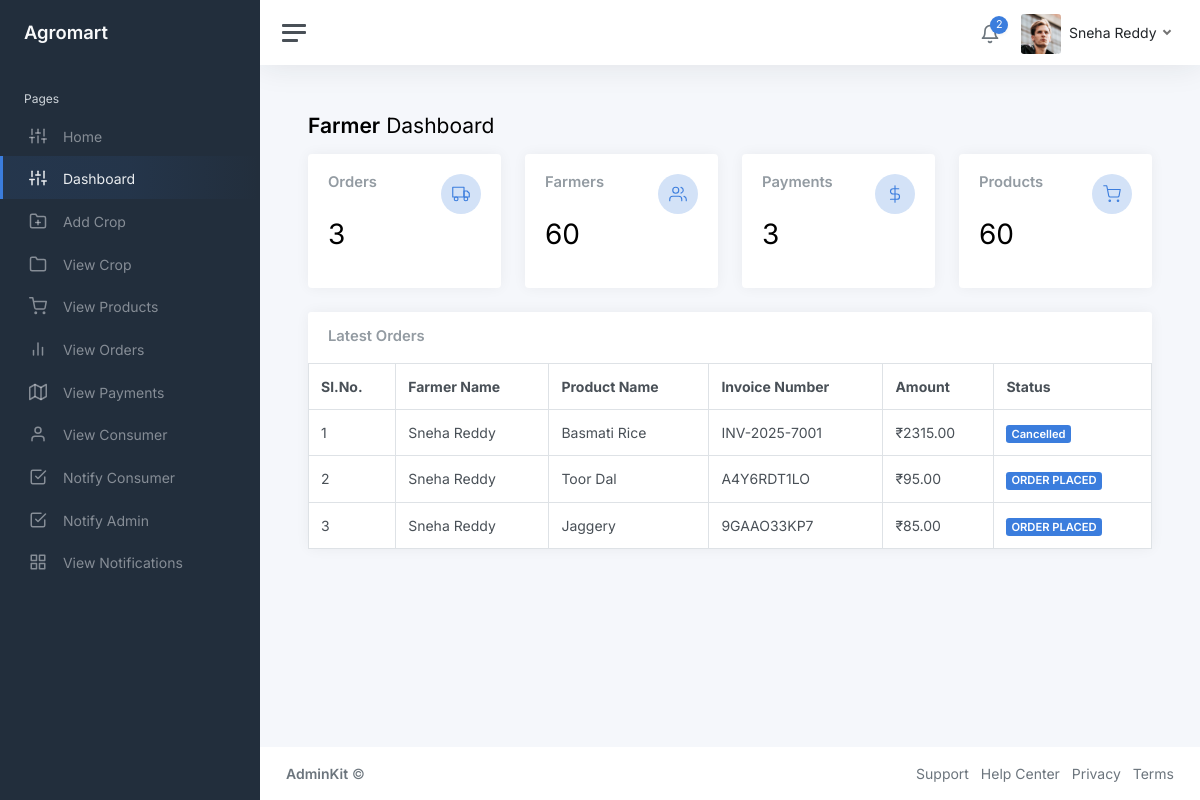
/farmer/index.php (signed in), run on the app's committed database.
### tables this page shows
CREATE TABLE IF NOT EXISTS `orders` (
  `order_id` int NOT NULL AUTO_INCREMENT,
  `farmer_id` int NOT NULL,
  `product_id` int NOT NULL,
  `invoice_number` varchar(30) NOT NULL,
  `amount` int NOT NULL,
  `status` varchar(30) NOT NULL,
  `datetime` timestamp NOT NULL DEFAULT CURRENT_TIMESTAMP,
  PRIMARY KEY (`order_id`)
);

CREATE TABLE IF NOT EXISTS `farmers` (
  `farmer_id` int NOT NULL AUTO_INCREMENT,
  `farmer_name` varchar(30) NOT NULL,
  `farmer_email` varchar(30) NOT NULL,
  `farmer_contact_number` varchar(12) NOT NULL,
  `farmer_address` text NOT NULL,
  `farmer_username` varchar(30) NOT NULL,
  `farmer_password` varchar(30) NOT NULL,
  PRIMARY KEY (`farmer_id`)
);

CREATE TABLE IF NOT EXISTS `products` (
  `product_id` int NOT NULL AUTO_INCREMENT,
  `product_name` varchar(30) NOT NULL,
  `product_description` text NOT NULL,
  `product_amount` int NOT NULL,
  `consumer_id` int NOT NULL,
  `image_location` text NOT NULL,
  PRIMARY KEY (`product_id`)
);

### farmer/index.php (the view, shortened to what this page needs)
<?php
include './includes/connection.php';
?>
<!DOCTYPE html>
<html lang="en">
<head>
	<link href="css/app.css" rel="stylesheet">
</head>
<body>
	<div class="wrapper">
		<?php include('./includes/sidebar.php'); ?>
		<div class="main">
			<?php include('./includes/navbar.php'); ?>
			<main class="content">
				<div class="container-fluid p-0">
					<h1 class="h3 mb-3"><strong>Farmer</strong> Dashboard</h1>
					<div class="row">
						<div class="col-12 d-flex">
							<div class="w-100">
								<div class="row">
									<div class="col-3">
										<div class="card">
											<div class="card-body">
												<div class="row">
													<div class="col mt-0">
														<h5 class="card-title">Orders</h5>
													</div>
													<div class="col-auto">
														<div class="stat text-primary">
															<i class="align-middle" data-feather="truck"></i>
														</div>
													</div>
												</div>
												<h1 class="mt-1 mb-3">
												<?php
													$ID = $_SESSION['farmer_id'];
													echo mysqli_num_rows(mysqli_query($con,"SELECT * from orders where farmer_id=$ID"));
												?>
												</h1>
											</div>
										</div>
									</div>
									<div class="col-3">
										<div class="card">
											<div class="card-body">
												<div class="row">
													<div class="col mt-0">
														<h5 class="card-title">Farmers</h5>
													</div>
													<div class="col-auto">
														<div class="stat text-primary">
															<i class="align-middle" data-feather="users"></i>
														</div>
													</div>
												</div>
												<h1 class="mt-1 mb-3">
												<?php
													echo mysqli_num_rows(mysqli_query($con,"SELECT * from farmers"));
												?>
												</h1>
											</div>
										</div>
									</div>
									<div class="col-3">
										<div class="card">
											<div class="card-body">
												<div class="row">
													<div class="col mt-0">
														<h5 class="card-title">Payments</h5>
													</div>
													<div class="col-auto">
														<div class="stat text-primary">
															<i class="align-middle" data-feather="dollar-sign"></i>
														</div>
													</div>
												</div>
												<h1 class="mt-1 mb-3">
													<?php
														echo mysqli_num_rows(mysqli_query($con,"SELECT O.* FROM payments P left join orders O on O.invoice_number=P.invoice_number where farmer_id=$ID"));
													?>
												</h1>
											</div>
										</div>
									</div>
									<div class="col-3">
										<div class="card">
											<div class="card-body">
												<div class="row">
													<div class="col mt-0">
														<h5 class="card-title">Products</h5>
													</div>
													<div class="col-auto">
														<div class="stat text-primary">
															<i class="align-middle" data-feather="shopping-cart"></i>
														</div>
													</div>
												</div>
												<h1 class="mt-1 mb-3">
													<?php
														echo mysqli_num_rows(mysqli_query($con,"SELECT * from products"));
													?>
												</h1>
											</div>
										</div>
									</div>
								</div>
							</div>
						</div>
					</div>
					<div class="row">
						<div class="col-12 d-flex">
							<div class="card flex-fill">
								<div class="card-header">
									<h5 class="card-title mb-0">Latest Orders</h5>
								</div>
								<table class="table table-bordered my-0">
									<thead>
										<tr>
											<th>Sl.No.</th>
											<th class="d-none d-xl-table-cell">Farmer Name</th>
											<th class="d-none d-xl-table-cell">Product Name</th>
											<th class="d-none d-xl-table-cell">Invoice Number</th>
											<th class="d-none d-xl-table-cell">Amount</th>
											<th>Status</th>
										</tr>
									</thead>
									<tbody>
										<?php
											$query=mysqli_query($con,"SELECT f.farmer_name, f.farmer_id, p.product_name, o.invoice_number, o.amount, o.status from orders O
											left join farmers F on O.farmer_id=F.farmer_id
											left join products P on P.product_id=O.product_id WHERE f.farmer_id=$ID
											limit 10 ") or die(mysqli_error($con));
											if(mysqli_num_rows($query)){
												$i=1;
												while($row=mysqli_fetch_array($query)){
										?>
										<tr>
											<td><?php echo $i; ?></td>
											<td class="d-none d-xl-table-cell"><?php echo $row['farmer_name']; ?></td>
											<td class="d-none d-xl-table-cell"><?php echo $row['product_name']; ?></td>
											<td class="d-none d-xl-table-cell"><?php echo $row['invoice_number']; ?></td>
											<td class="d-none d-md-table-cell">&#8377;<?php echo $row['amount']; ?>.00</td>
											<td><span class="badge bg-primary"><?php echo $row['status']; ?></span></td>
										</tr>
										<?php
												$i++;
												}
											}
										?>
									</tbody>
								</table>
							</div>
						</div>
					</div>
				</div>
			</main>
			<?php include('./includes/footer.php'); ?>
		</div>
	</div>
</body>
</html>

### data on the page
orders: farmer.farmer_name "Sneha Reddy", product.product_name "Basmati Rice", invoice_number "INV-2025-7001", amount "2315", status "Cancelled"
orders: farmer.farmer_name "Sneha Reddy", product.product_name "Toor Dal", invoice_number "A4Y6RDT1LO", amount "95", status "ORDER PLACED"
orders: farmer.farmer_name "Sneha Reddy", product.product_name "Jaggery", invoice_number "9GAAO33KP7", amount "85", status "ORDER PLACED"

### other printed values
$Count "2"
$Name "Sneha Reddy"
mysqli_num_rows(mysqli_query($con,"SELECT * from farmers")) "60"
mysqli_num_rows(mysqli_query($con,"SELECT * from products")) "60"
